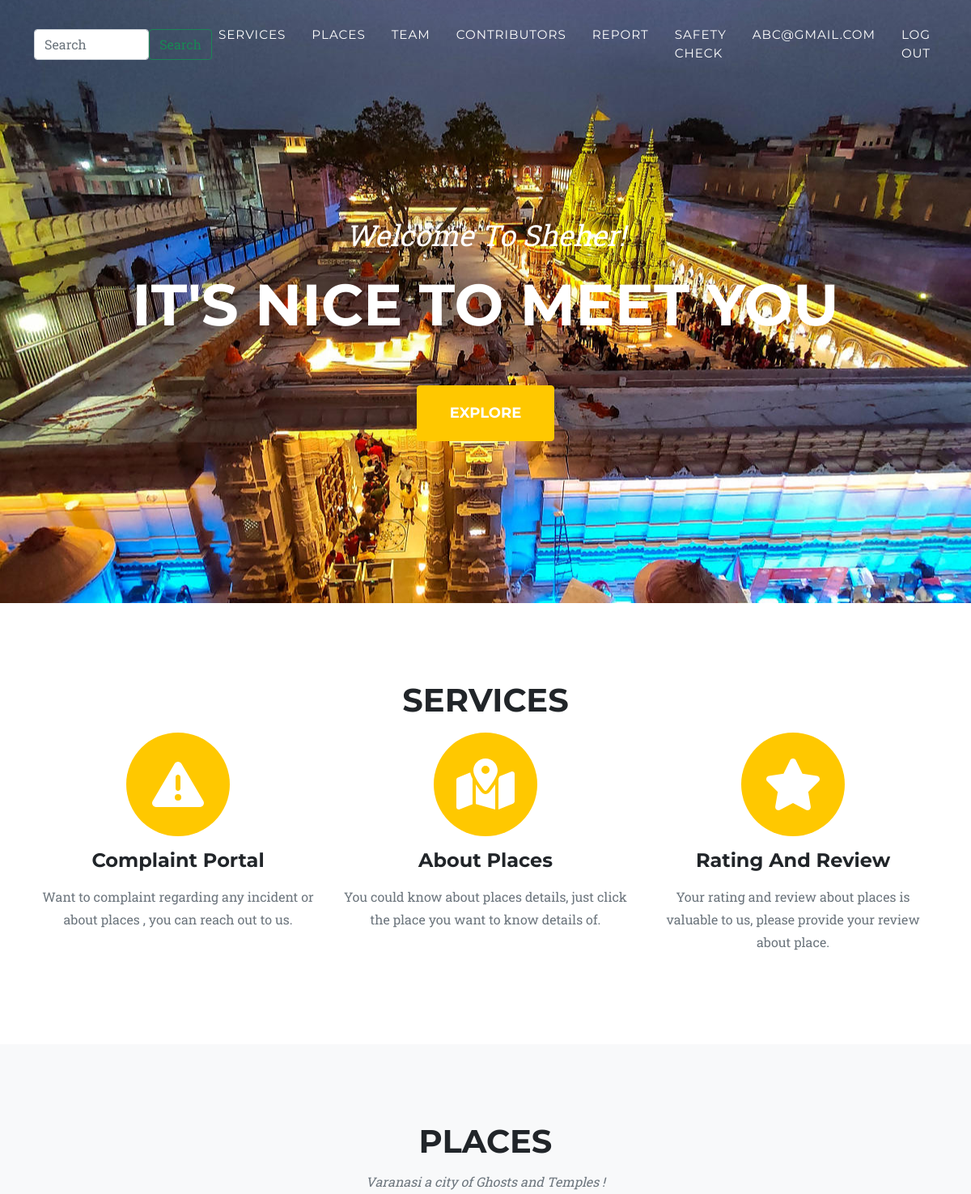
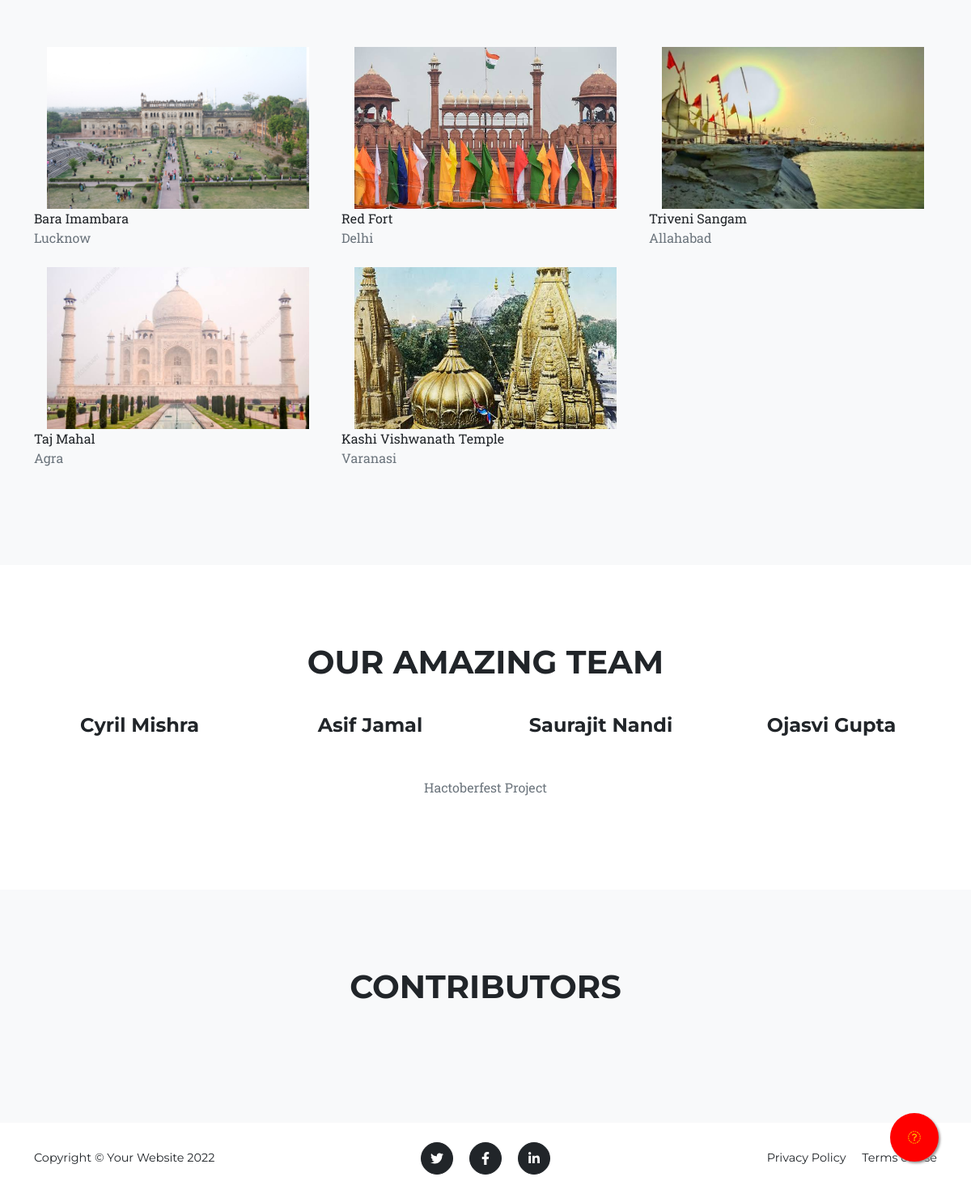
Screenshot of / (signed in) with the database file from the repository (2 pictures, top to bottom).
### Visitor/models.py (models this page shows)
class User(AbstractUser):
    username = None
    email = models.EmailField(_('email address'), unique=True)
    USERNAME_FIELD = 'email'
    REQUIRED_FIELDS = []
    objects = UserManager()

### Places/models.py (models this page shows, shortened)
class PlacesDetails(models.Model):#post
    name=models.CharField(max_length=255,blank=False)
    city=models.CharField(max_length=20,blank=False)
    address=models.CharField(max_length=255,blank=False)
    picture=models.ImageField(null=True,blank=True,upload_to="images/Places/profile")
    visiting_time=models.CharField(max_length=20,null=True,blank=True)
    day_open=models.CharField(max_length=255,null=True,blank=True)
    fees=models.IntegerField(null=True,blank=True)
    month_to_visit=models.CharField(max_length=20,null=True,blank=True)
    population_density=models.IntegerField(null=True, blank=True)
    avg_age=models.IntegerField(null=True,blank=True)
    avg_income=models.IntegerField(null=True,blank=True)
    police_station_count=models.IntegerField(null=True,blank=True)
    petroling_vans=models.IntegerField(null=True,blank=True)
    morality_level=models.IntegerField(null=True,blank=True)

### home/views.py (the view, shortened to what this page needs)
# urls.py: path('',views.homepage, name = "home"),
def homepage(request):
    if request.user.is_authenticated:
        d = request.user
        all_places = PlacesDetails.objects.all()
        all_reviews = []
        all_ratings = []
        for places in all_places:
            reviews = RatingReview.objects.filter(place=places)
            all_reviews.append(reviews)
        for reviews_qs in all_reviews:
            rating = 0
            count = 0
            for review in reviews_qs:
                rating+=int(review.safety)
                rating+=int(review.sanitization)
                rating+=int(review.security)
                rating+=int(review.overall_fun)
                count+=4
            if count == 0:
                all_ratings.append(0)
            else:
                all_ratings.append(round(rating/count, 1))
        data = {
            'places' : all_places,
            'user': d,
            'status': '1',
            'reviews': all_reviews,
            'ratings': all_ratings,
        }
        return render(request, 'index.html', context=data)

### home/templatetags/index.py (called while the page is built)
@register.filter
def index(indexable, i):
    return indexable[i-1]

### templates/index.html (shortened to what this page needs)
{% load static %}
{% load index %}
<!DOCTYPE html>
<html lang="en">
    <head>
        <link href="{% static "css/styles.css"%}" rel="stylesheet" />
        <link href="https://cdn.jsdelivr.net/gh/bbbootstrap/libraries@main/smart_wizard.min.css" rel="stylesheet" type="text/css" />
        <link href="https://cdn.jsdelivr.net/gh/bbbootstrap/libraries@main/smart_wizard_theme_arrows.min.css" rel="stylesheet" type="text/css" />
    </head>
    <body id="page-top">
        <nav class="navbar navbar-expand-lg navbar-dark fixed-top" id="mainNav">
            <div class="container">
              <form class="d-flex" action="{% url 'search' %}" method="post">
                  <input class="form-control mr-2" type="search" placeholder="Search" name="search_field" aria-label="Search">
                  <button class="btn btn-outline-success" type="submit">Search</button>
              </form>
                <div class="collapse navbar-collapse" id="navbarResponsive">
                    <ul class="navbar-nav text-uppercase ms-auto py-4 py-lg-0">
                        <li class="nav-item"><a class="nav-link" href="#services">Services</a></li>
                        <li class="nav-item"><a class="nav-link" href="#places">Places</a></li>
                        <li class="nav-item"><a class="nav-link" href="#team">Team</a></li>
                        <li class="nav-item"><a class="nav-link" href="#contributors">Contributors</a></li>
                        <li class="nav-item"><a class="nav-link" href="{% url 'report' %}">Report</a></li>
                        {% if status == '1' %}
                            <li class="nav-item"><a class="nav-link" data-toggle="modal" href="{% url 'safety_check' %}">Safety Check</a></li>
                            <li class="nav-item"><a class="nav-link" href="{% url 'profile' %}">{{ user.email }}</a></li>
                            <li class="nav-item"><a class="nav-link" data-toggle="modal" href="{% url 'user_logout' %}">Log out</a></li>
                        {% else %}
                            <li class="nav-item"><a class="nav-link" data-toggle="modal" data-target="#login_signup" href="{% url 'register' %}">Login/Signup</a></li>
                        {% endif %}
                    </ul>
                </div>
            </div>
        </nav>
        <a href="/Visitor/SOS" class="sos position-fixed rounded-circle d-flex justify-content-center align-items-center">
            <i class="fa fa-commenting-lg"></i>
        </a>
        <header class="masthead">
            <div class="container">
                <div class="masthead-subheading">Welcome To Sheher!</div>
                <div class="masthead-heading text-uppercase">It's Nice To Meet You</div>
                <a class="btn btn-primary btn-xl text-uppercase" href="#services">Explore</a>
            </div>
        </header>
        <section class="page-section" id="services">
            <div class="container">
                <div class="text-center">
                    <h2 class="section-heading text-uppercase">Services</h2>
                </div>
                <div class="row text-center">
                    <div class="col-md-4">
                        <span class="fa-stack fa-4x">
                            <i class="fas fa-circle fa-stack-2x text-primary"></i>
                            <i class="fas fa-exclamation-triangle fa-stack-1x fa-inverse"></i>
                        </span>
                        <h4 class="my-3">Complaint Portal</h4>
                        <p class="text-muted">Want to complaint regarding any incident or about places , you can reach out to us.</p>
                    </div>
                    <div class="col-md-4">
                        <span class="fa-stack fa-4x">
                            <i class="fas fa-circle fa-stack-2x text-primary"></i>
                            <i class="fas fa-map-location-dot fa-stack-1x fa-inverse"></i>
                        </span>
                        <h4 class="my-3">About Places</h4>
                        <p class="text-muted">You could know about places details, just click the place you want to know details of. </p>
                    </div>
                    <div class="col-md-4">
                        <span class="fa-stack fa-4x">
                            <i class="fas fa-circle fa-stack-2x text-primary"></i>
                            <i class="fas fa-star fa-stack-1x fa-inverse"></i>
                        </span>
                        <h4 class="my-3">Rating And Review</h4>
                        <p class="text-muted">Your rating and review about places is valuable to us, please provide your review about place.</p>
                    </div>
                </div>
            </div>
        </section>
        <section class="page-section bg-light" id="places">
            <div class="container">
                <div class="text-center">
                    <h2 class="section-heading text-uppercase">Places</h2>
                    <h3 class="section-subheading text-muted">Varanasi a city of Ghosts and Temples !</h3>
                </div>
                <div class="row">
                    {% for p in places %}
                    <div class="col-lg-4 col-sm-6 mb-4">
                        <div class="portfolio-item">
                            <a class="portfolio-link" data-bs-toggle="modal" href="#portfolioModal{{ p.pk }}">
                                <div class="place_image w-100 px-3">
                                                        <img class="w-100" src="/media/{{ p.picture }}">
                                                    </div></a>
                            <div class="portfolio-caption">
                                <div class="portfolio-caption-heading">{{ p.name }}</div>
                                <div class="portfolio-caption-subheading text-muted">{{ p.city }}</div>
                            </div>
                        </div>
                    </div>
                    {% endfor %}
                </div>
            </div>
        </section>
        <section class="page-section" id="team">
            <div class="container">
                <div class="text-center">
                    <h2 class="section-heading text-uppercase">Our Amazing Team</h2>
                </div>
                <div class="row">
                    <div class="col-lg-3">
                        <div class="team-member">
                            <h4>Cyril Mishra</h4>
                        </div>
                    </div>
                    <div class="col-lg-3">
                        <div class="team-member">
                            <h4>Asif Jamal</h4>
                        </div>
                    </div>
                    <div class="col-lg-3">
                        <div class="team-member">
                            <h4>Saurajit Nandi</h4>
                        </div>
                    </div>
                    <div class="col-lg-3">
                        <div class="team-member">
                            <h4>Ojasvi Gupta</h4>
                        </div>
                    </div>
                </div>
                <div class="row">
                    <div class="col-lg-8 mx-auto text-center"><p class="large text-muted">Hactoberfest Project</p></div>
                </div>
            </div>
        </section>
        <section class="page-section bg-light" id="contributors">
            <div class="container">
                <div class="text-center">
                    <h2 class="section-heading text-uppercase">Contributors</h2>
                </div>
            </div>
        </section>
        <footer class="footer py-4">
            <div class="container">
                <div class="row align-items-center">
                    <div class="col-lg-4 text-lg-start">Copyright &copy; Your Website 2022</div>
                    <div class="col-lg-4 my-3 my-lg-0">
                        <a class="btn btn-dark btn-social mx-2" href="#!" aria-label="Twitter"><i class="fab fa-twitter"></i></a>
                        <a class="btn btn-dark btn-social mx-2" href="#!" aria-label="Facebook"><i class="fab fa-facebook-f"></i></a>
                        <a class="btn btn-dark btn-social mx-2" href="#!" aria-label="LinkedIn"><i class="fab fa-linkedin-in"></i></a>
                    </div>
                    <div class="col-lg-4 text-lg-end">
                        <a class="link-dark text-decoration-none me-3" href="#!">Privacy Policy</a>
                        <a class="link-dark text-decoration-none" href="#!">Terms of Use</a>
                    </div>
                </div>
            </div>
        </footer>
    </body>
</html>

### templates/index.html (style rules this page uses)
.sos { width:60px; height:60px; bottom:40px; right:40px; background-color:RED; box-shadow: 2px 2px 3px #999; }
.place_image img { object-fit: cover; object-position: center; height: 200px; }

### rows the page displays
User: email "ABC@GMAIL.COM"
PlacesDetails: picture (picture), name "Bara Imambara", city "Lucknow"
PlacesDetails: picture (picture), name "Red Fort", city "Delhi"
PlacesDetails: picture (picture), name "Triveni Sangam", city "Allahabad"
PlacesDetails: picture (picture), name "Taj Mahal", city "Agra"
PlacesDetails: picture (picture), name "Kashi Vishwanath Temple", city "Varanasi"
